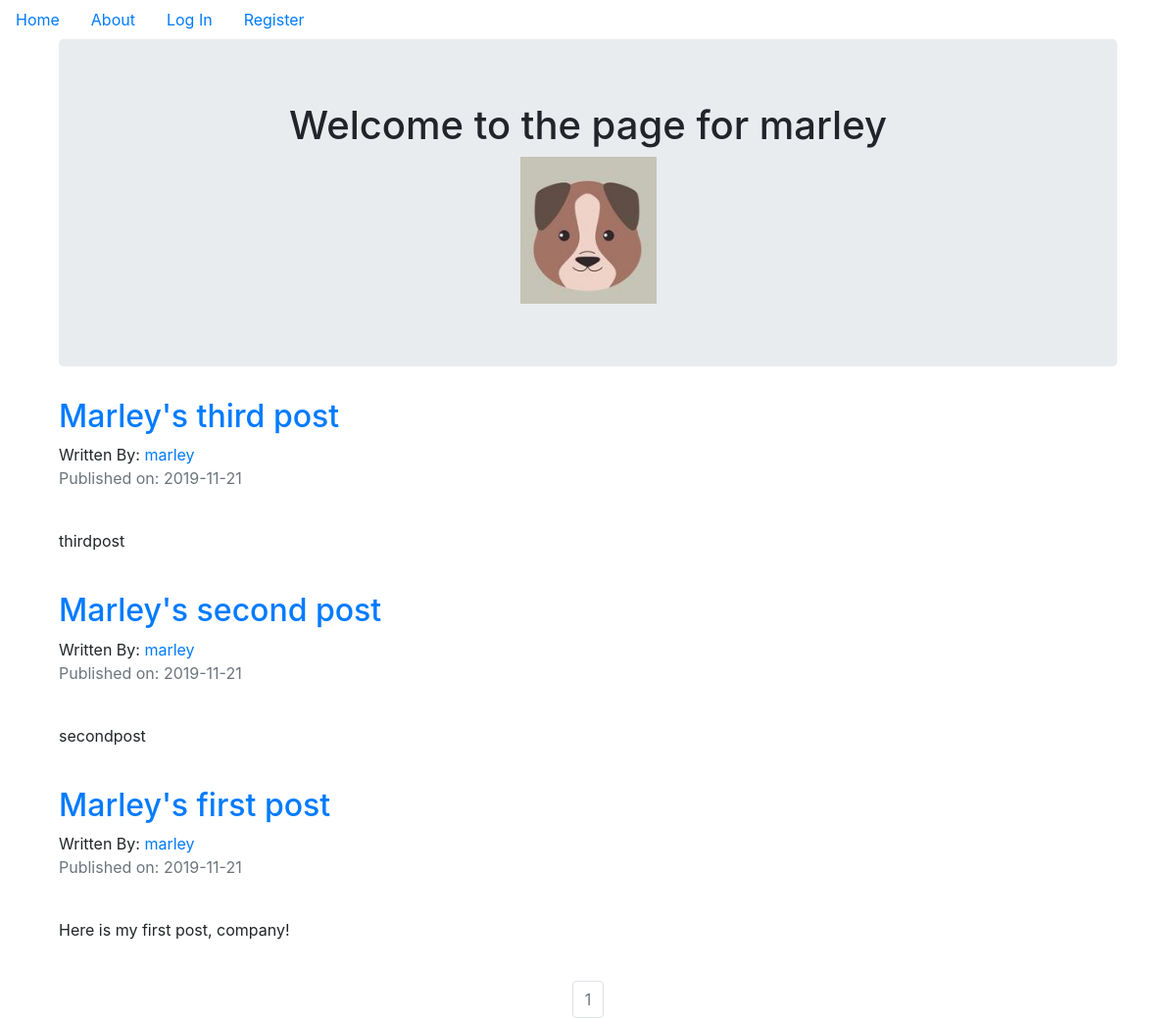
Screenshot of /marley with the database file from the repository.
### puppycompanyblog/models.py (models this page shows, shortened)
class User(db.Model, UserMixin):
  __tablename__ = 'users'
  id = db.Column(db.Integer, primary_key = True)
  profile_image = db.Column(db.String(20), nullable = False, default = 'default_profile.png')
  email = db.Column(db.String(64), unique = True, index = True)
  username = db.Column(db.String(64), unique = True, index = True)
  password_hash = db.Column(db.String(128))
  posts = db.relationship('BlogPost', backref = 'author', lazy = True)

class BlogPost(db.Model):
  users = db.relationship(User)
  id = db.Column(db.Integer, primary_key = True)
  user_id = db.Column(db.Integer, db.ForeignKey('users.id'), nullable = False)
  date = db.Column(db.DateTime, nullable = False, default = datetime.utcnow)
  title = db.Column(db.String(140), nullable = False)
  text = db.Column(db.Text, nullable = False)

### puppycompanyblog/users/views.py (the view)
@users.route('/<username>')
def user_posts(username):
  page = request.args.get('page', 1, type=int)
  user = User.query.filter_by(username=username).first_or_404()
  blog_posts = BlogPost.query.filter_by(author=user).order_by(BlogPost.date.desc()).paginate(page=page, per_page=5)
  return render_template('user_blog_posts.html', blog_posts=blog_posts, user=user)

### puppycompanyblog/templates/user_blog_posts.html
{% extends 'base.html' %}
{% block content %}
  <div class="container">
    <div class="jumbotron">
      <div align="center">
        <h1>Welcome to the page for {{ user.username }}</h1>
        <img src="{{ url_for('static', filename='profile_pics/' + user.profile_image) }}">
      </div>
    </div>
    {% for post in blog_posts.items %}
      <h2>
        <a href="{{ url_for('blog_posts.blog_post', blog_post_id=post.id) }}">{{ post.title }}</a>
      </h2>
      Written By: <a href="{{ url_for('users.user_posts', username=post.author.username) }}">{{ post.author.username }}</a>
      <p class="text-muted">Published on: {{ post.date.strftime('%Y-%m-%d') }}</p>
      <br>
      <p>{{ post.text }}</p>
      <br>
    {% endfor %}
  </div>
  <nav aria-label="Page Navigation Example">
    <ul class="pagination justify-content-center">
      {% for page_num in blog_posts.iter_pages(left_edge=1, right_edge=1, left_current=1, right_current=2) %}
        {% if blog_posts.page == page_num %}
          <li class="page-item disabled">
            <a class="page-link" href="{{ url_for('users.user_posts', username=user.username, page=page_num) }}">{{ page_num }}</a>
          </li>
        {% else %}
          <li class="page-item">
            <a class="page-link" href="{{ url_for('users.user_posts', username=user.username, page=page_num) }}">{{ page_num }}</a>
          </li>
        {% endif %}
      {% endfor %}
    </ul>
  </nav>
{% endblock %}

### puppycompanyblog/templates/base.html (shortened to what this page needs)
<!DOCTYPE html>
<html lang="en">
<head>
  <link rel="stylesheet" href="https://stackpath.bootstrapcdn.com/bootstrap/4.3.1/css/bootstrap.min.css">
  <link rel="stylesheet" href="../static/css/login.css">
  <link rel="stylesheet" href="../static/css/register.css">
</head>
<body>
  <ul class="nav">
    <li class="nav-link">
      <a href="{{ url_for('core.index') }}">Home</a>
    </li>
    <li class="nav-link">
      <a href="{{ url_for('core.info') }}">About</a>
    </li>
    {% if current_user.is_authenticated %}
      <li class="nav-link">
        <a href="{{ url_for('users.logout') }}">Log Out</a>
      </li>
      <li class="nav-link">
        <a href="{{ url_for('users.account') }}">Account</a>
      </li>
      <li class="nav-link">
        <a href="{{ url_for('blog_posts.create_post') }}">Create Post</a>
      </li>
    {% else %}
      <li class="nav-link">
        <a href="{{ url_for('users.login') }}">Log In</a>
      </li>
      <li class="nav-link">
        <a href="{{ url_for('users.register') }}">Register</a>
      </li>
    {% endif %}
  </ul>
  <div class="container">
    {% block content %}
    {% endblock %}
  </div>
</body>
</html>

### puppycompanyblog/static/css/login.css (style rules this page uses)
html, body { height: 100%; }

### puppycompanyblog/static/css/register.css (style rules this page uses)
html, body { height: 100%; }

### rows the page displays
User: username "marley", profile_image (placeholder picture)
BlogPost: title "Marley's third post", author.username "marley", date "2019-11-21", text "thirdpost"
BlogPost: title "Marley's second post", author.username "marley", date "2019-11-21", text "secondpost"
BlogPost: title "Marley's first post", author.username "marley", date "2019-11-21", text "Here is my first post, company!"

### other values shown
{{ page_num }} "1"
